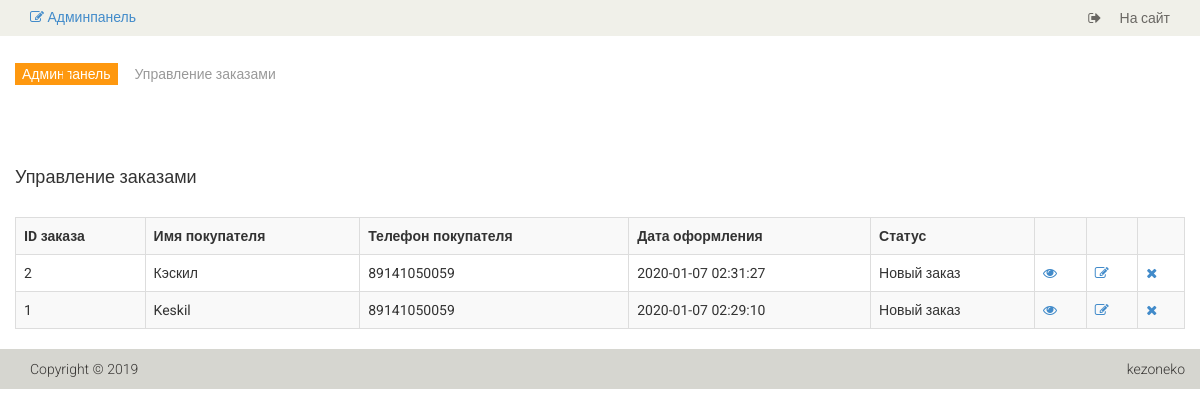
The page /admin/order (signed in) on the database its author committed.
### tables this page shows
CREATE TABLE IF NOT EXISTS `product_order` (
  `id` int(11) NOT NULL AUTO_INCREMENT,
  `user_name` varchar(255) NOT NULL,
  `user_phone` varchar(255) NOT NULL,
  `user_comment` text NOT NULL,
  `user_id` int(11) DEFAULT NULL,
  `date` timestamp NOT NULL DEFAULT CURRENT_TIMESTAMP,
  `products` text NOT NULL,
  `status` int(11) NOT NULL DEFAULT '1',
  PRIMARY KEY (`id`)
);

### config/routes.php (called while the page is built)
<?php
return array(
    'product/([0-9]+)' => 'product/view/$1',
    'catalog' => 'catalog/index',
    'category/([0-9]+)/page-([0-9]+)' => 'catalog/category/$1/$2',
    'category/([0-9]+)' => 'catalog/category/$1',
    'cart/checkout' => 'cart/checkout',
    'cart/delete/([0-9]+)' => 'cart/delete/$1',
    'cart/add/([0-9]+)' => 'cart/add/$1',
    'cart/addAjax/([0-9]+)' => 'cart/addAjax/$1',
    'cart' => 'cart/index',
    'user/register' => 'user/register',
    'user/login' => 'user/login',
    'user/logout' => 'user/logout',
    'cabinet/edit' => 'cabinet/edit',
    'cabinet' => 'cabinet/index',
    'admin/product/create' => 'adminProduct/create',
    'admin/product/update/([0-9]+)' => 'adminProduct/update/$1',
    'admin/product/delete/([0-9]+)' => 'adminProduct/delete/$1',
    'admin/product' => 'adminProduct/index',
    'admin/category/create' => 'adminCategory/create',
    'admin/category/update/([0-9]+)' => 'adminCategory/update/$1',
    'admin/category/delete/([0-9]+)' => 'adminCategory/delete/$1',
    'admin/category' => 'adminCategory/index',
    'admin/order/update/([0-9]+)' => 'adminOrder/update/$1',
    'admin/order/delete/([0-9]+)' => 'adminOrder/delete/$1',
    'admin/order/view/([0-9]+)' => 'adminOrder/view/$1',
    'admin/order' => 'adminOrder/index',
    'admin' => 'admin/index',
    'contacts' => 'site/contact',
    '' => 'site/index',
);
?>

### controllers/AdminOrderController.php (called while the page is built, shortened)
<?php
class AdminOrderController extends AdminBase
{
    public function actionIndex()
    {
        $orders = Order::getOrdersList();
        require_once ROOT .'/views/admin_order/index.php';
        return true;
    }
}
?>

### index.php (called while the page is built, shortened)
<?php
$router = new Router();
$router->run();
?>

### models/Order.php (called while the page is built, shortened)
<?php
class Order
{
    public static function getStatusText($status)
    {
        switch ($status) {
            case '1':
                return 'Новый заказ';
                break;
        }
    }
    public static function getOrdersList()
    {
        $db = Db::getConnection();
        $result = $db->query('SELECT * FROM product_order ORDER BY date DESC')->fetchAll();
        return $result;
    }
}
?>

### views/admin_order/index.php (the view)
<?php include ROOT .'/views/layouts/header_admin.php' ?>
<section>
    <div class="container">
        <div class="row">
            <br>
            <div class="breadcrumbs">
                <ul class="breadcrumb">
                    <li><a href="/admin">Админпанель</a></li>
                    <li class="active">Управление заказами</li>
                </ul>
            </div>
            <h4>Управление заказами</h4>
            <br>
            <table class="table table-bordered table-striped">
                <tr>
                    <th>ID заказа</th>
                    <th>Имя покупателя</th>
                    <th>Телефон покупателя</th>
                    <th>Дата оформления</th>
                    <th>Статус</th>
                    <th></th>
                    <th></th>
                    <th></th>
                </tr>
<?php foreach ($orders as $order): ?>
                <tr>
                    <td><?= $order['id'] ?></td>
                    <td><?= $order['user_name'] ?></td>
                    <td><?= $order['user_phone'] ?></td>
                    <td><?= $order['date'] ?></td>
                    <td><?= Order::getStatusText($order['status']) ?></td>
                    <td><a href="/admin/order/view/<?= $order['id'] ?>"><i class="fa fa-eye"></i></a></td>
                    <td><a href="/admin/order/update/<?= $order['id'] ?>"><i class="fa fa-edit"></i></a></td>
                    <td><a href="/admin/order/delete/<?= $order['id'] ?>"><i class="fa fa-times"></i></a></td>
                </tr>
<?php endforeach ?>
            </table>
        </div>
    </div>
</section>
<?php include ROOT .'/views/layouts/footer_admin.php' ?>

### components/Router.php (shortened to what this page needs)
<?php
class Router
{
    private $routes;
    public function __construct()
    {
        $routesPath = ROOT.'/config/routes.php';
        $this->routes = include($routesPath);
    }
    private function getURI()
    {
        if (!empty($_SERVER['REQUEST_URI'])) {
            return trim($_SERVER['REQUEST_URI'], '/');
        }
    }
    public function run()
    {
        $uri = $this->getURI();
        foreach ($this->routes as $uriPattern => $path) {
            if (preg_match("~$uriPattern~", $uri)) {
                $internalRoute = preg_replace("~$uriPattern~", $path, $uri);
                $segments = explode('/', $internalRoute);
                $controllerName = array_shift($segments) .'Controller';
                $actionName = 'action'.ucfirst(array_shift($segments));
                $parameters = $segments;
                $controllerObject = new $controllerName;
                $result = call_user_func_array(array($controllerObject, $actionName), $parameters);
                if ($result != null) {
                    break;
                }
            }
        }
    }
}
?>

### template/css/main.css (style rules this page uses)
body { font-family: 'Roboto', sans-serif; background:; position: relative; font-weight:400px; }
ul li { list-style: none; }
a { -webkit-transition: 300ms; -moz-transition: 300ms; -o-transition: 300ms; transition: 300ms; }
h1, h2, h3, h4, h5, h6 { font-family: 'Roboto', sans-serif; }
.breadcrumbs { position: relative; }
.breadcrumbs .breadcrumb { background:transparent; margin-bottom: 75px; padding-left: 0; }
.breadcrumbs .breadcrumb li a { background:#FE980F; color: #FFFFFF; padding: 3px 7px; }
.breadcrumbs .breadcrumb li a:after { content:""; height:auto; width: auto; border-width: 8px; border-style: solid; border-color:transparent transparent transparent #FE980F; position: absolute; top: 11px; left:48px; }
.breadcrumbs .breadcrumb > li + li:before { content: " "; }

### rows shown on the page
product_order: id "2", user_name "Кэскил", user_phone "89141050059", date "2020-01-07 02:31:27", status "Новый заказ"
product_order: id "1", user_name "Keskil", user_phone "89141050059", date "2020-01-07 02:29:10", status "Новый заказ"
